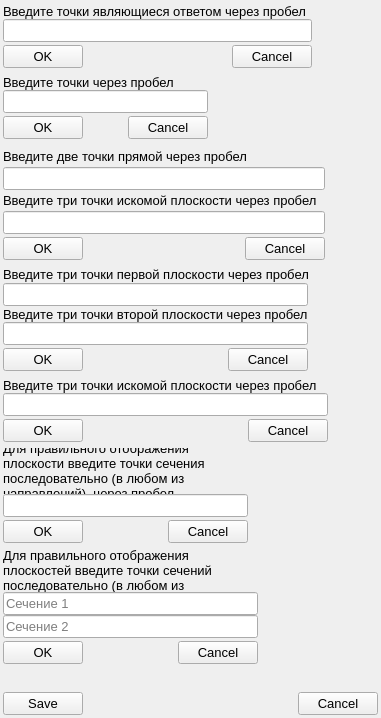
<?xml version="1.0" encoding="UTF-8"?>
<ui version="4.0">
 <class>WindowDialogs</class>
 <widget class="QWidget" name="WindowDialogs">
  <property name="geometry">
   <rect>
    <x>0</x>
    <y>0</y>
    <width>381</width>
    <height>718</height>
   </rect>
  </property>
  <property name="font">
   <font>
    <pointsize>10</pointsize>
   </font>
  </property>
  <property name="windowTitle">
   <string>Form</string>
  </property>
  <layout class="QVBoxLayout" name="verticalLayout_10">
   <property name="spacing">
    <number>0</number>
   </property>
   <property name="leftMargin">
    <number>0</number>
   </property>
   <property name="topMargin">
    <number>0</number>
   </property>
   <property name="rightMargin">
    <number>0</number>
   </property>
   <property name="bottomMargin">
    <number>0</number>
   </property>
   <item>
    <widget class="QFrame" name="fAuthorAnswer">
     <property name="minimumSize">
      <size>
       <width>315</width>
       <height>71</height>
      </size>
     </property>
     <property name="maximumSize">
      <size>
       <width>315</width>
       <height>71</height>
      </size>
     </property>
     <property name="frameShape">
      <enum>QFrame::NoFrame</enum>
     </property>
     <property name="frameShadow">
      <enum>QFrame::Raised</enum>
     </property>
     <layout class="QVBoxLayout" name="verticalLayout_3">
      <property name="spacing">
       <number>0</number>
      </property>
      <property name="leftMargin">
       <number>3</number>
      </property>
      <property name="topMargin">
       <number>3</number>
      </property>
      <property name="rightMargin">
       <number>3</number>
      </property>
      <property name="bottomMargin">
       <number>3</number>
      </property>
      <item>
       <widget class="QLabel" name="label">
        <property name="text">
         <string>Введите точки являющиеся ответом через пробел</string>
        </property>
       </widget>
      </item>
      <item>
       <widget class="QLineEdit" name="AuthorAnswer_lineEdit"/>
      </item>
      <item>
       <layout class="QHBoxLayout" name="horizontalLayout_2">
        <property name="topMargin">
         <number>3</number>
        </property>
        <item>
         <widget class="QPushButton" name="pushButton">
          <property name="text">
           <string>OK</string>
          </property>
         </widget>
        </item>
        <item>
         <spacer name="horizontalSpacer_2">
          <property name="orientation">
           <enum>Qt::Horizontal</enum>
          </property>
          <property name="sizeHint" stdset="0">
           <size>
            <width>40</width>
            <height>20</height>
           </size>
          </property>
         </spacer>
        </item>
        <item>
         <widget class="QPushButton" name="pushButton_2">
          <property name="text">
           <string>Cancel</string>
          </property>
         </widget>
        </item>
       </layout>
      </item>
     </layout>
    </widget>
   </item>
   <item>
    <widget class="QFrame" name="fWriteAnswer">
     <property name="minimumSize">
      <size>
       <width>211</width>
       <height>71</height>
      </size>
     </property>
     <property name="maximumSize">
      <size>
       <width>211</width>
       <height>71</height>
      </size>
     </property>
     <property name="frameShape">
      <enum>QFrame::NoFrame</enum>
     </property>
     <property name="frameShadow">
      <enum>QFrame::Raised</enum>
     </property>
     <layout class="QVBoxLayout" name="verticalLayout_2">
      <property name="spacing">
       <number>0</number>
      </property>
      <property name="leftMargin">
       <number>3</number>
      </property>
      <property name="topMargin">
       <number>3</number>
      </property>
      <property name="rightMargin">
       <number>3</number>
      </property>
      <property name="bottomMargin">
       <number>3</number>
      </property>
      <item>
       <layout class="QVBoxLayout" name="verticalLayout">
        <item>
         <widget class="QLabel" name="WriteAnswer_label">
          <property name="text">
           <string>Введите точки через пробел</string>
          </property>
         </widget>
        </item>
        <item>
         <widget class="QLineEdit" name="WriteAnswer_lineEdit"/>
        </item>
       </layout>
      </item>
      <item>
       <layout class="QHBoxLayout" name="horizontalLayout">
        <property name="topMargin">
         <number>3</number>
        </property>
        <item>
         <widget class="QPushButton" name="WriteAnswer_pb_OK">
          <property name="text">
           <string>OK</string>
          </property>
         </widget>
        </item>
        <item>
         <spacer name="horizontalSpacer">
          <property name="orientation">
           <enum>Qt::Horizontal</enum>
          </property>
          <property name="sizeHint" stdset="0">
           <size>
            <width>40</width>
            <height>20</height>
           </size>
          </property>
         </spacer>
        </item>
        <item>
         <widget class="QPushButton" name="WriteAnswer_pb_Cancel">
          <property name="text">
           <string>Cancel</string>
          </property>
         </widget>
        </item>
       </layout>
      </item>
     </layout>
    </widget>
   </item>
   <item>
    <widget class="QFrame" name="fLineWithFlat">
     <property name="minimumSize">
      <size>
       <width>328</width>
       <height>121</height>
      </size>
     </property>
     <property name="maximumSize">
      <size>
       <width>328</width>
       <height>121</height>
      </size>
     </property>
     <property name="frameShape">
      <enum>QFrame::NoFrame</enum>
     </property>
     <property name="frameShadow">
      <enum>QFrame::Raised</enum>
     </property>
     <layout class="QVBoxLayout" name="verticalLayout_4">
      <property name="spacing">
       <number>0</number>
      </property>
      <property name="leftMargin">
       <number>3</number>
      </property>
      <property name="topMargin">
       <number>3</number>
      </property>
      <property name="rightMargin">
       <number>3</number>
      </property>
      <property name="bottomMargin">
       <number>3</number>
      </property>
      <item>
       <widget class="QLabel" name="label_2">
        <property name="text">
         <string>Введите две точки прямой через пробел</string>
        </property>
       </widget>
      </item>
      <item>
       <widget class="QLineEdit" name="LineWithFlat_le1"/>
      </item>
      <item>
       <widget class="QLabel" name="label_3">
        <property name="text">
         <string>Введите три точки искомой плоскости через пробел</string>
        </property>
       </widget>
      </item>
      <item>
       <widget class="QLineEdit" name="LineWithFlat_le2"/>
      </item>
      <item>
       <layout class="QHBoxLayout" name="horizontalLayout_3">
        <property name="topMargin">
         <number>3</number>
        </property>
        <item>
         <widget class="QPushButton" name="LineWithFlat_pb_OK">
          <property name="text">
           <string>OK</string>
          </property>
         </widget>
        </item>
        <item>
         <spacer name="horizontalSpacer_3">
          <property name="orientation">
           <enum>Qt::Horizontal</enum>
          </property>
          <property name="sizeHint" stdset="0">
           <size>
            <width>40</width>
            <height>20</height>
           </size>
          </property>
         </spacer>
        </item>
        <item>
         <widget class="QPushButton" name="LineWithFlat_pb_Cancel">
          <property name="text">
           <string>Cancel</string>
          </property>
         </widget>
        </item>
       </layout>
      </item>
     </layout>
    </widget>
   </item>
   <item>
    <widget class="QFrame" name="fTwoFlat">
     <property name="minimumSize">
      <size>
       <width>311</width>
       <height>111</height>
      </size>
     </property>
     <property name="maximumSize">
      <size>
       <width>311</width>
       <height>111</height>
      </size>
     </property>
     <property name="frameShape">
      <enum>QFrame::NoFrame</enum>
     </property>
     <property name="frameShadow">
      <enum>QFrame::Raised</enum>
     </property>
     <layout class="QVBoxLayout" name="verticalLayout_7">
      <property name="spacing">
       <number>0</number>
      </property>
      <property name="leftMargin">
       <number>3</number>
      </property>
      <property name="topMargin">
       <number>3</number>
      </property>
      <property name="rightMargin">
       <number>3</number>
      </property>
      <property name="bottomMargin">
       <number>3</number>
      </property>
      <item>
       <widget class="QLabel" name="label_4">
        <property name="text">
         <string>Введите три точки первой плоскости через пробел</string>
        </property>
       </widget>
      </item>
      <item>
       <widget class="QLineEdit" name="TwoFlat_le1"/>
      </item>
      <item>
       <widget class="QLabel" name="label_5">
        <property name="text">
         <string>Введите три точки второй плоскости через пробел</string>
        </property>
       </widget>
      </item>
      <item>
       <widget class="QLineEdit" name="TwoFlat_le2"/>
      </item>
      <item>
       <layout class="QHBoxLayout" name="horizontalLayout_4">
        <property name="topMargin">
         <number>3</number>
        </property>
        <item>
         <widget class="QPushButton" name="TwoFlat_pb_OK">
          <property name="text">
           <string>OK</string>
          </property>
         </widget>
        </item>
        <item>
         <spacer name="horizontalSpacer_4">
          <property name="orientation">
           <enum>Qt::Horizontal</enum>
          </property>
          <property name="sizeHint" stdset="0">
           <size>
            <width>40</width>
            <height>20</height>
           </size>
          </property>
         </spacer>
        </item>
        <item>
         <widget class="QPushButton" name="TwoFlat_pb_Cancel">
          <property name="text">
           <string>Cancel</string>
          </property>
         </widget>
        </item>
       </layout>
      </item>
     </layout>
    </widget>
   </item>
   <item>
    <widget class="QFrame" name="fCuttingPlane">
     <property name="minimumSize">
      <size>
       <width>331</width>
       <height>71</height>
      </size>
     </property>
     <property name="maximumSize">
      <size>
       <width>331</width>
       <height>71</height>
      </size>
     </property>
     <property name="frameShape">
      <enum>QFrame::NoFrame</enum>
     </property>
     <property name="frameShadow">
      <enum>QFrame::Raised</enum>
     </property>
     <layout class="QVBoxLayout" name="verticalLayout_6">
      <property name="spacing">
       <number>0</number>
      </property>
      <property name="leftMargin">
       <number>3</number>
      </property>
      <property name="topMargin">
       <number>3</number>
      </property>
      <property name="rightMargin">
       <number>3</number>
      </property>
      <property name="bottomMargin">
       <number>3</number>
      </property>
      <item>
       <widget class="QLabel" name="label_6">
        <property name="text">
         <string>Введите три точки искомой плоскости через пробел</string>
        </property>
       </widget>
      </item>
      <item>
       <widget class="QLineEdit" name="CuttingPlane_le"/>
      </item>
      <item>
       <layout class="QHBoxLayout" name="horizontalLayout_5">
        <property name="topMargin">
         <number>3</number>
        </property>
        <item>
         <widget class="QPushButton" name="CuttingPlane_pb_OK">
          <property name="text">
           <string>OK</string>
          </property>
         </widget>
        </item>
        <item>
         <spacer name="horizontalSpacer_5">
          <property name="orientation">
           <enum>Qt::Horizontal</enum>
          </property>
          <property name="sizeHint" stdset="0">
           <size>
            <width>40</width>
            <height>20</height>
           </size>
          </property>
         </spacer>
        </item>
        <item>
         <widget class="QPushButton" name="CuttingPlane_pb_Cancel">
          <property name="text">
           <string>Cancel</string>
          </property>
         </widget>
        </item>
       </layout>
      </item>
     </layout>
    </widget>
   </item>
   <item>
    <widget class="QFrame" name="fUpdateCuttingPlane">
     <property name="minimumSize">
      <size>
       <width>251</width>
       <height>101</height>
      </size>
     </property>
     <property name="maximumSize">
      <size>
       <width>251</width>
       <height>101</height>
      </size>
     </property>
     <property name="frameShape">
      <enum>QFrame::NoFrame</enum>
     </property>
     <property name="frameShadow">
      <enum>QFrame::Raised</enum>
     </property>
     <layout class="QVBoxLayout" name="verticalLayout_5">
      <property name="spacing">
       <number>0</number>
      </property>
      <property name="leftMargin">
       <number>3</number>
      </property>
      <property name="topMargin">
       <number>3</number>
      </property>
      <property name="rightMargin">
       <number>3</number>
      </property>
      <property name="bottomMargin">
       <number>3</number>
      </property>
      <item>
       <widget class="QLabel" name="label_7">
        <property name="text">
         <string>Для правильного отображения плоскости введите точки сечения последовательно (в любом из направлений), через пробел</string>
        </property>
        <property name="scaledContents">
         <bool>false</bool>
        </property>
        <property name="wordWrap">
         <bool>true</bool>
        </property>
       </widget>
      </item>
      <item>
       <widget class="QLineEdit" name="UpdateCuttingPlane_le"/>
      </item>
      <item>
       <layout class="QHBoxLayout" name="horizontalLayout_6">
        <property name="topMargin">
         <number>3</number>
        </property>
        <item>
         <widget class="QPushButton" name="UpdateCuttingPlane_pb_OK">
          <property name="text">
           <string>OK</string>
          </property>
         </widget>
        </item>
        <item>
         <spacer name="horizontalSpacer_6">
          <property name="orientation">
           <enum>Qt::Horizontal</enum>
          </property>
          <property name="sizeHint" stdset="0">
           <size>
            <width>40</width>
            <height>20</height>
           </size>
          </property>
         </spacer>
        </item>
        <item>
         <widget class="QPushButton" name="UpdateCuttingPlane_pb_Cancel">
          <property name="text">
           <string>Cancel</string>
          </property>
         </widget>
        </item>
       </layout>
      </item>
     </layout>
    </widget>
   </item>
   <item>
    <widget class="QFrame" name="fUpdateIntersecTwoFlats">
     <property name="minimumSize">
      <size>
       <width>261</width>
       <height>121</height>
      </size>
     </property>
     <property name="maximumSize">
      <size>
       <width>261</width>
       <height>121</height>
      </size>
     </property>
     <property name="frameShape">
      <enum>QFrame::NoFrame</enum>
     </property>
     <property name="frameShadow">
      <enum>QFrame::Raised</enum>
     </property>
     <layout class="QVBoxLayout" name="verticalLayout_8">
      <property name="spacing">
       <number>0</number>
      </property>
      <property name="leftMargin">
       <number>3</number>
      </property>
      <property name="topMargin">
       <number>3</number>
      </property>
      <property name="rightMargin">
       <number>3</number>
      </property>
      <property name="bottomMargin">
       <number>3</number>
      </property>
      <item>
       <widget class="QLabel" name="label_8">
        <property name="text">
         <string>Для правильного отображения плоскостей введите точки сечений последовательно (в любом из направлений), через пробел</string>
        </property>
        <property name="scaledContents">
         <bool>false</bool>
        </property>
        <property name="wordWrap">
         <bool>true</bool>
        </property>
       </widget>
      </item>
      <item>
       <widget class="QLineEdit" name="UpdateIntersecTwoFlats_le_1">
        <property name="placeholderText">
         <string>Сечение 1</string>
        </property>
       </widget>
      </item>
      <item>
       <widget class="QLineEdit" name="UpdateIntersecTwoFlats_le_2">
        <property name="placeholderText">
         <string>Сечение 2</string>
        </property>
       </widget>
      </item>
      <item>
       <layout class="QHBoxLayout" name="horizontalLayout_7">
        <property name="topMargin">
         <number>3</number>
        </property>
        <item>
         <widget class="QPushButton" name="UpdateIntersecTwoFlats_pb_OK">
          <property name="text">
           <string>OK</string>
          </property>
         </widget>
        </item>
        <item>
         <spacer name="horizontalSpacer_7">
          <property name="orientation">
           <enum>Qt::Horizontal</enum>
          </property>
          <property name="sizeHint" stdset="0">
           <size>
            <width>40</width>
            <height>20</height>
           </size>
          </property>
         </spacer>
        </item>
        <item>
         <widget class="QPushButton" name="UpdateIntersecTwoFlats_pb_Cancel">
          <property name="text">
           <string>Cancel</string>
          </property>
         </widget>
        </item>
       </layout>
      </item>
     </layout>
    </widget>
   </item>
   <item>
    <widget class="QFrame" name="fSaveTask">
     <property name="sizePolicy">
      <sizepolicy hsizetype="Preferred" vsizetype="Preferred">
       <horstretch>0</horstretch>
       <verstretch>0</verstretch>
      </sizepolicy>
     </property>
     <property name="frameShape">
      <enum>QFrame::NoFrame</enum>
     </property>
     <property name="frameShadow">
      <enum>QFrame::Raised</enum>
     </property>
     <layout class="QVBoxLayout" name="verticalLayout_9">
      <property name="spacing">
       <number>0</number>
      </property>
      <property name="leftMargin">
       <number>3</number>
      </property>
      <property name="topMargin">
       <number>3</number>
      </property>
      <property name="rightMargin">
       <number>3</number>
      </property>
      <property name="bottomMargin">
       <number>3</number>
      </property>
      <item>
       <widget class="QLabel" name="SaveTask_label">
        <property name="sizePolicy">
         <sizepolicy hsizetype="Preferred" vsizetype="Expanding">
          <horstretch>0</horstretch>
          <verstretch>0</verstretch>
         </sizepolicy>
        </property>
        <property name="text">
         <string/>
        </property>
        <property name="wordWrap">
         <bool>true</bool>
        </property>
       </widget>
      </item>
      <item>
       <layout class="QHBoxLayout" name="horizontalLayout_8">
        <item>
         <widget class="QPushButton" name="SaveTask_pb_Save">
          <property name="text">
           <string>Save</string>
          </property>
         </widget>
        </item>
        <item>
         <spacer name="horizontalSpacer_8">
          <property name="orientation">
           <enum>Qt::Horizontal</enum>
          </property>
          <property name="sizeHint" stdset="0">
           <size>
            <width>5</width>
            <height>5</height>
           </size>
          </property>
         </spacer>
        </item>
        <item>
         <widget class="QPushButton" name="SaveTask_pb_Cancel">
          <property name="text">
           <string>Cancel</string>
          </property>
         </widget>
        </item>
       </layout>
      </item>
     </layout>
    </widget>
   </item>
  </layout>
 </widget>
 <resources/>
 <connections/>
</ui>
